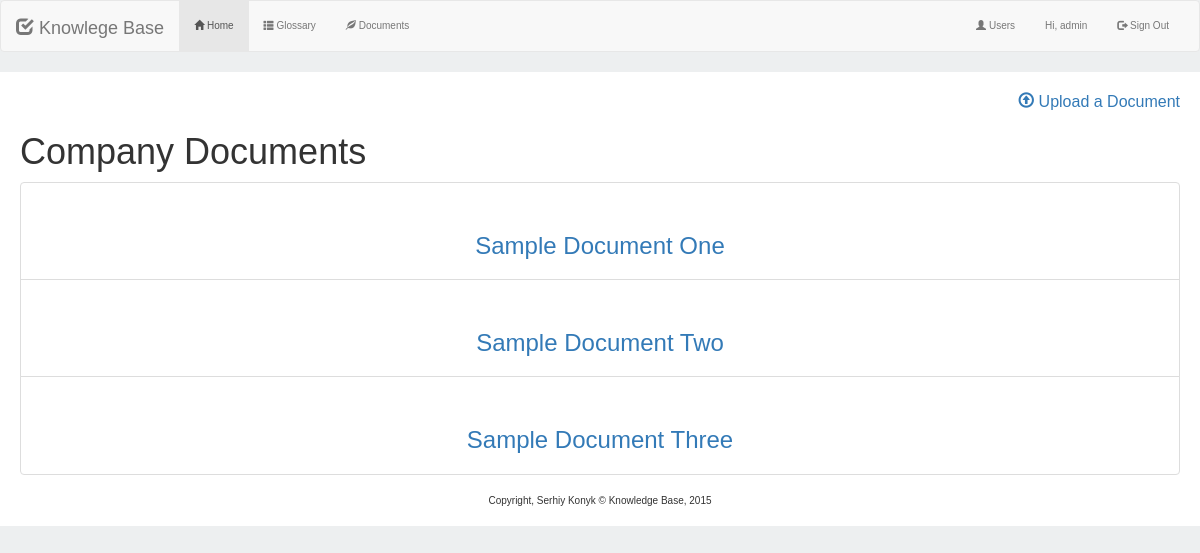
The page /kms.php?p=document_display (signed in) on the database its author committed.
### tables this page shows
CREATE TABLE IF NOT EXISTS `documents` (
  `id` int(11) unsigned NOT NULL,
  `title` varchar(100) DEFAULT NULL,
  `doc_path` varchar(250) DEFAULT NULL,
  `created` timestamp NULL DEFAULT NULL
);

### kms.php (called while the page is built, shortened)
<?php
include('session.php');
if (isset($_GET['p'])){
  $p = $_GET['p'];
}
include(ROOT.'/templates/header.php');
if($logon == TRUE){
  $page = $p.".php";
}
include($page);
include(ROOT.'/templates/footer.php');
?>

### document_display.php (the view, shortened to what this page needs)
<?php
include('dbconnect.php');
$query = "SELECT title, id
		FROM documents";
$result = $db->query($query, MYSQLI_ASSOC);
echo "<div id='editIcon'>
			<a href='kms.php?p=document_upload'><span class='glyphicon glyphicon-upload'></span> Upload a Document</a>
	  </div>
	  <h1>Company Documents</h1>";
if(empty($result))
{
	echo "
		<div class='alert alert-danger'>
   			 <strong>Warning</strong> There is no documents to display.
  		</div>";
}
else{
	echo "<ul class='list-group'>";
	while(list($title, $id) = $result->fetch_row())
	{
		echo "
			<li class='list-group-item' align='center'><a href='kms.php?p=document_view&id=$id'><h3>$title</h3></a></li>
			";
	}
	echo "</ul>";
}
?>

### css/styles.css (style rules this page uses)
body { font: 1em "Helvetica", sans-serif; background-color: #edeff0; }
h1, h2, h3, h4, h5 { padding-top: 20px; font-weight: 200; }
#editIcon { font-size:medium; float: right; }

### rows shown on the page
documents: title "Sample Document One"
documents: title "Sample Document Two"
documents: title "Sample Document Three"

### other values the page prints
$username "admin"
